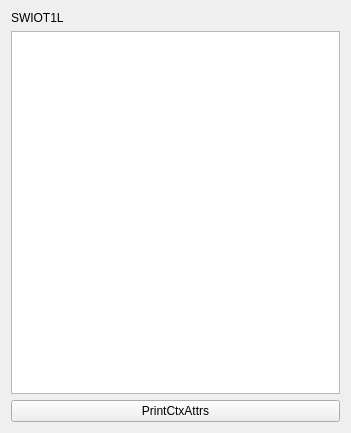
<?xml version="1.0" encoding="UTF-8"?>
<ui version="4.0">
 <class>SWIOTInfoPage</class>
 <widget class="QWidget" name="SWIOTInfoPage">
  <property name="geometry">
   <rect>
    <x>0</x>
    <y>0</y>
    <width>351</width>
    <height>433</height>
   </rect>
  </property>
  <property name="windowTitle">
   <string>Form</string>
  </property>
  <layout class="QVBoxLayout" name="verticalLayout">
   <item>
    <widget class="QLabel" name="label">
     <property name="text">
      <string>SWIOT1L</string>
     </property>
    </widget>
   </item>
   <item>
    <widget class="QTextBrowser" name="textBrowser"/>
   </item>
   <item>
    <widget class="QPushButton" name="pushButton">
     <property name="text">
      <string>PrintCtxAttrs</string>
     </property>
    </widget>
   </item>
  </layout>
 </widget>
 <resources/>
 <connections/>
</ui>
